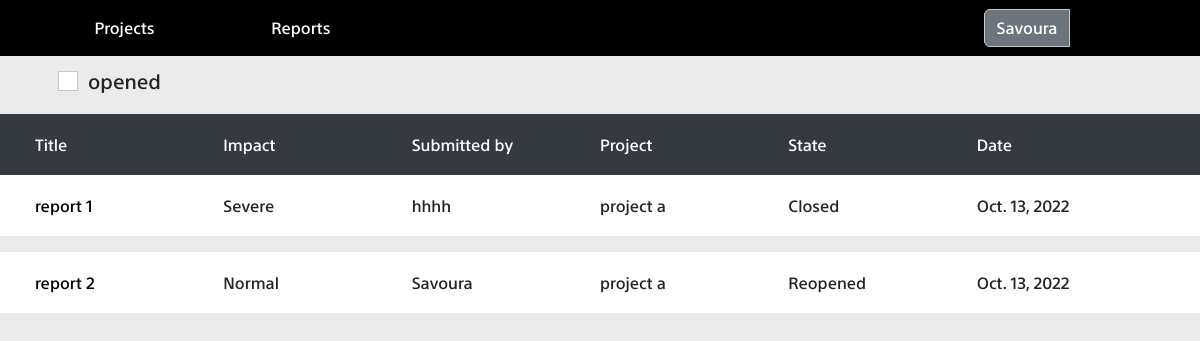
The app's page /reports (signed in) with its own data.
### report/models.py (models this page shows, shortened)
class report(models.Model):
    title = models.CharField(max_length=30)
    options = (
        ("Severe", "severe")
        , ("Normal", "normal")
        , ("Mild", "mild")
    )
    severity = models.CharField(max_length=20, choices=options, default="severe")
    description = models.TextField()
    attachment = models.FileField(upload_to='static/uploads/', blank=True)
    states = (
        ("Open", "open")
        , ("Closed", "closed")
        , ("Reopened", "reopened")
    )
    state = models.CharField(max_length=20, choices=states, default="open")
    date_added = models.DateField()
    reported_by = models.ForeignKey(User, related_name="submitter", on_delete=models.SET_NULL, null=True)
    assigned_to = models.ManyToManyField(User ,related_name="assign")
    belongs_to = models.ForeignKey(project, on_delete=models.CASCADE , null=True, blank=True)

### project/models.py (models this page shows, shortened)
class project(models.Model):
	name = models.CharField(max_length = 40)
	date_added = models.DateField()
	bugs_count = models.IntegerField()

### report/views.py (the view)
# urls.py: path('reports' , all_reports , name="reports"),
@login_required(login_url = "signin")
def all_reports(request):
    reports = report.objects.all()
    context = {"reports": reports}
    if request.method == 'GET' and request.headers.get("ajax") == "true" and request.headers.get(
            "ajaxFunction") == "showOpen" and request.headers.get("method") == "open":
        rep = reports.exclude(state="Closed")
        return reports_collection_to_json(rep)
    elif request.method == 'GET' and request.headers.get("ajax") == "true" and request.headers.get(
            "ajaxFunction") == "showOpen" and request.headers.get("method") == "all":
        return reports_collection_to_json(reports)
    return render(request, "reports.html", context)

### templates/reports.html (shortened to what this page needs)
{% extends "base.html" %}
{% load static %}
{% block css_files %}
    <link rel="stylesheet" href="{% static 'bootstrap.min.css' %}">
    <link rel="stylesheet" href="{% static 'base.css' %}">
    <link rel="stylesheet" href="{% static 'home.css' %}">
{% endblock %}
{% block content %}
<div id="filter_opened"><div class="form-check mx-5">
        <input class="form-check-input" type="checkbox" value="" id="openfilter">
        <label class="form-check-label" for="flexCheckDefault">
             opened
        </label>
    </div></div>
<table id="reports_table" class="mt-3">
            <thead id="projects_head">
                <tr class="project_row">
                    <td class="project_cell">Title</td>
                    <td  class="project_cell">Impact</td>
                    <td class="project_cell">Submitted by</td>
                    <td class="project_cell">Project</td>
                    <td class="project_cell">State</td>
                    <td class="project_cell">Date</td>
                </tr>
            </thead>
        <tbody id="table_body">
        {% for report in reports %}
            <tr class="project_row data_row mb-3">
                <td class="project_cell project_data"><a href="{% url 'reports' %}/{{ report.id }}" class="black_color">{{ report.title }}</a></td>
                <td class="project_cell project_data">{{ report.severity }}</td>
                <td class="project_cell project_data">{{ report.reported_by }}</td>
                <td class="project_cell project_data">{{ report.belongs_to.name }}</td>
                <td class="project_cell project_data">{{ report.state }}</td>
                <td class="project_cell project_data">{{ report.date_added }}</td>
            </tr>
        {% endfor %}
        </tbody>
    </table>
{% endblock %}

### templates/base.html (shortened to what this page needs)
<html>
<head>
	{% load static %}
	{% block css_files %}{% endblock %}
</head>
<body>
	<nav class="navbar navbar-expand-lg bg-light">
		<div class="container-fluid">
			<div class="collapse navbar-collapse" id="navbarTogglerDemo01">
				<ul class="navbar-nav me-auto mb-2 mb-lg-0 ">
					<div id="left_section" class="d-flex justify-content-around align-items-center mx-4">
						<li class="nav-item">
							<a href="{% url 'home' %}" id="go_projects" class="nav-link active">Projects</a>
						</li>
						<li class="nav-item">
							<a href="{% url 'reports' %}" class="nav-link">Reports</a>
						</li>
					</div>
					<div class="btn-group user-container" >
						<button class="btn btn-secondary user_avatar" type="button" id="dropdownMenuButton" data-bs-toggle="dropdown" aria-expanded="false">
							{{ user.username }}
						</button>
					</div>
				</ul>
			</div>
		</div>
	</nav>
	<div id="additional" class="">
		{% block content %}
		{% endblock %}
	</div>
</body>
</html>

### static/base.css (style rules this page uses)
* { margin: 0; padding: 0; font-family: sst !important; }
.navbar , .container-fluid { background-color: black !important; }
.user-container { padding: 0 10% 0 0; }
#left_section { width: 30%; }
.navbar-nav { font-size: 100%; font-weight: 400; width: 100%; display: flex; margin: auto; justify-content: space-between; align-items: center; }
a { color: white !important; cursor: pointer; }

### static/home.css (style rules this page uses)
* { margin: 0; padding: 0; }
#additional { margin: 0 !important; padding: 0 !important; }
#projects_head { background-color: #343a40; color: white; display: flex; width: 100%; padding: 20px 35px; }
button { padding: 1% 2%; cursor: pointer; width: 65%; color: black; margin: auto; border: solid 1px #c8c8c8 !important; background-color: white; }
#table_body { display: flex; flex-direction: column; }
.project_row { width: 100%; display: flex; justify-content: space-between; }
.data_row { background-color: white; padding: 20px 35px; }
.project_cell { width: 33.3%; }
tr { align-items: center; }
input { border-radius: 0% !important; outline: none !important; border: solid 1px #c8c8c8 !important; }
.black_color { color: black !important; }
body { background-color: #EBEBEB; }
::placeholder { color: rgba(0,0,0,.55) !important; }
a:link , a:visited , a:hover ,a ,a:active { text-decoration: none; }
#reports_table { width: 100%; }
#filter_opened { display: flex; justify-content: flex-start; font-size: 20px; margin: 10px; }

### records on screen
report: title "report 1", severity "Severe", reported_by "hhhh", belongs_to.name "project a", state "Closed", date_added "Oct. 13, 2022"
report: title "report 2", severity "Normal", reported_by "Savoura", belongs_to.name "project a", state "Reopened", date_added "Oct. 13, 2022"

### other values on screen
{{ user.username }} "Savoura"
